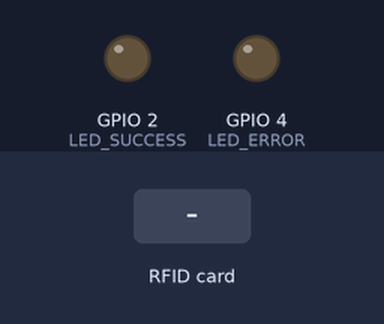
A sketch run on a simulated ESP32. On the bench: output pins drawn as LEDs (lit = HIGH). Dashed ring = blinking. Inputs (shaded band) come from the test bench. WiFi joins after 1.5 s; servers stay silent unless stated; uploads are accepted with an empty reply; what the sketch prints to the serial monitor is not drawn.

Above: at 2.7 s.
2.8 s: RFID card 5E 7A 19 C4 held to the reader
4.3 s: RFID card 5E 7A 19 C4 held to the reader
At 4.62 s:
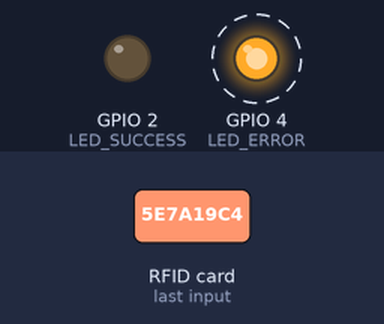
Timing chart, 0 to 7.3 s (numbered marks = the images above; inputs shaded):
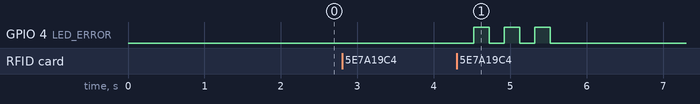

Measured:
- after the input at 2.8 s, every drawn part: stays the same
- after the input at 4.3 s, GPIO 4 (LED_ERROR): alternates HIGH for 0.20 s and LOW for 0.20 s, 6 changes in all, then stays LOW, starting after 0.22 s

The sketch:

rfid_scanner.ino
```cpp
/**
 * ESP32 + RC522 RFID Scanner — Smart Parking System
 *
 * Hardware Connections (ESP32 → RC522):
 *   - 3.3V  → VCC
 *   - GND   → GND
 *   - GPIO5 → SDA (SS)
 *   - GPIO18 → SCK
 *   - GPIO23 → MOSI
 *   - GPIO19 → MISO
 *   - GPIO21 → RST
 *
 * Dependencies:
 *   - MFRC522 library (by GithubCommunity)
 *   - ArduinoJson library (by Benoit Blanchon)
 *   - WiFi (built-in ESP32)
 *   - HTTPClient (built-in ESP32)
 *
 * Flow:
 *   1. ESP32 connects to WiFi
 *   2. Waits for an RFID card scan
 *   3. Reads the UID
 *   4. Sends HTTP POST to the backend API
 *   5. Displays the response (assigned slot + path)
 */

#include <SPI.h>
#include <MFRC522.h>
#include <WiFi.h>
#include <HTTPClient.h>
#include <ArduinoJson.h>

// ── Configuration ─────────────────────────────────────────────

// WiFi credentials
const char* WIFI_SSID     = "YOUR_WIFI_SSID";
const char* WIFI_PASSWORD = "YOUR_WIFI_PASSWORD";

// Backend API
const char* API_BASE_URL  = "http://YOUR_SERVER_IP:8000";
const char* API_KEY       = "YOUR_API_KEY_HERE";
const char* LOT_ID        = "demo-lot-1";

// RC522 Pins
#define SS_PIN   5
#define RST_PIN  21

// Gate type: "ENTRY" or "EXIT"
const char* GATE_ACTION   = "ENTRY";

// LED indicators (optional)
#define LED_SUCCESS  2   // Built-in LED
#define LED_ERROR    4

// ── Globals ───────────────────────────────────────────────────

MFRC522 rfid(SS_PIN, RST_PIN);
unsigned long lastScanTime = 0;
const unsigned long SCAN_COOLDOWN = 3000; // 3 seconds between scans

// ── Setup ─────────────────────────────────────────────────────

void setup() {
  Serial.begin(115200);
  Serial.println("\n🅿️ Smart Parking RFID Scanner");
  Serial.println("──────────────────────────────");

  // LED setup
  pinMode(LED_SUCCESS, OUTPUT);
  pinMode(LED_ERROR, OUTPUT);
  digitalWrite(LED_SUCCESS, LOW);
  digitalWrite(LED_ERROR, LOW);

  // SPI + RFID init
  SPI.begin();
  rfid.PCD_Init();
  Serial.println("✅ RFID scanner initialized");

  // WiFi connect
  WiFi.begin(WIFI_SSID, WIFI_PASSWORD);
  Serial.print("📡 Connecting to WiFi");
  int attempts = 0;
  while (WiFi.status() != WL_CONNECTED && attempts < 30) {
    delay(500);
    Serial.print(".");
    attempts++;
  }

  if (WiFi.status() == WL_CONNECTED) {
    Serial.println("\n✅ WiFi connected!");
    Serial.print("   IP: ");
    Serial.println(WiFi.localIP());
  } else {
    Serial.println("\n❌ WiFi connection failed! Continuing in offline mode.");
  }

  Serial.println("──────────────────────────────");
  Serial.println("📋 Ready. Place RFID card near reader...\n");
}

// ── Main Loop ─────────────────────────────────────────────────

void loop() {
  // Check for new RFID card
  if (!rfid.PICC_IsNewCardPresent()) return;
  if (!rfid.PICC_ReadCardSerial())   return;

  // Cooldown check
  if (millis() - lastScanTime < SCAN_COOLDOWN) {
    Serial.println("⏳ Please wait before scanning again...");
    return;
  }
  lastScanTime = millis();

  // Read UID
  String uid = getUID();
  Serial.print("🏷️  RFID Tag: ");
  Serial.println(uid);

  // Send to backend
  if (WiFi.status() == WL_CONNECTED) {
    sendToBackend(uid);
  } else {
    Serial.println("❌ WiFi not connected. Cannot send data.");
    blinkLED(LED_ERROR, 3);
  }

  // Halt PICC
  rfid.PICC_HaltA();
  rfid.PCD_StopCrypto1();

  Serial.println();
}

// ── Read UID as String ────────────────────────────────────────

String getUID() {
  String uid = "";
  for (byte i = 0; i < rfid.uid.size; i++) {
    if (rfid.uid.uidByte[i] < 0x10) uid += "0";
    uid += String(rfid.uid.uidByte[i], HEX);
  }
  uid.toUpperCase();
  return uid;
}

// ── Send RFID Scan to Backend ─────────────────────────────────

void sendToBackend(String rfidTag) {
  HTTPClient http;

  String url = String(API_BASE_URL) + "/api/v1/parking/rfid-scan";
  Serial.print("📤 Sending to: ");
  Serial.println(url);

  http.begin(url);
  http.addHeader("Content-Type", "application/json");
  http.addHeader("X-API-Key", API_KEY);

  // Build JSON payload
  JsonDocument doc;
  doc["rfidTag"] = rfidTag;
  doc["lotId"]   = LOT_ID;
  doc["action"]  = GATE_ACTION;

  String payload;
  serializeJson(doc, payload);

  Serial.print("📦 Payload: ");
  Serial.println(payload);

  // Send POST request
  int httpCode = http.POST(payload);

  if (httpCode > 0) {
    String response = http.getString();
    Serial.print("📥 Response (");
    Serial.print(httpCode);
    Serial.println("):");

    // Parse response
    JsonDocument resDoc;
    DeserializationError error = deserializeJson(resDoc, response);

    if (!error) {
      bool success = resDoc["success"];
      const char* message = resDoc["message"];

      Serial.print("   Status: ");
      Serial.println(success ? "✅ SUCCESS" : "❌ FAILED");
      Serial.print("   Message: ");
      Serial.println(message);

      if (success && strcmp(GATE_ACTION, "ENTRY") == 0) {
        // Entry response — show assigned slot
        const char* slot = resDoc["data"]["assignedSlot"];
        int slotFloor    = resDoc["data"]["floor"];

        Serial.println("   ────────────────────");
        Serial.print("   🅿️ Assigned Slot: ");
        Serial.println(slot);
        Serial.print("   🏢 Floor: ");
        Serial.println(slotFloor);

        // Show path if available
        if (resDoc["data"]["path"].is<JsonObject>()) {
          float distance = resDoc["data"]["path"]["distance"];
          Serial.print("   📏 Distance: ");
          Serial.print(distance);
          Serial.println("m");

          JsonArray pathCoords = resDoc["data"]["path"]["pathCoordinates"];
          Serial.print("   🗺️ Path: ");
          for (int i = 0; i < pathCoords.size(); i++) {
            const char* label = pathCoords[i]["label"];
            Serial.print(label);
            if (i < pathCoords.size() - 1) Serial.print(" → ");
          }
          Serial.println();
        }
        Serial.println("   ────────────────────");

        blinkLED(LED_SUCCESS, 2);

      } else if (success && strcmp(GATE_ACTION, "EXIT") == 0) {
        // Exit response — show bill
        const char* exitSlot = resDoc["data"]["slot"];
        int duration         = resDoc["data"]["durationMinutes"];
        float cost           = resDoc["data"]["cost"];

        Serial.println("   ────────────────────");
        Serial.print("   🅿️ Slot: ");
        Serial.println(exitSlot);
        Serial.print("   ⏱️ Duration: ");
        Serial.print(duration);
        Serial.println(" min");
        Serial.print("   💰 Cost: ₹");
        Serial.println(cost);
        Serial.println("   ────────────────────");

        blinkLED(LED_SUCCESS, 3);

      } else {
        // Error
        blinkLED(LED_ERROR, 2);
      }
    } else {
      Serial.println("   ❌ JSON parse error");
      blinkLED(LED_ERROR, 3);
    }
  } else {
    Serial.print("❌ HTTP error: ");
    Serial.println(httpCode);
    blinkLED(LED_ERROR, 3);
  }

  http.end();
}

// ── LED Blink Helper ──────────────────────────────────────────

void blinkLED(int pin, int times) {
  for (int i = 0; i < times; i++) {
    digitalWrite(pin, HIGH);
    delay(200);
    digitalWrite(pin, LOW);
    delay(200);
  }
}
```
